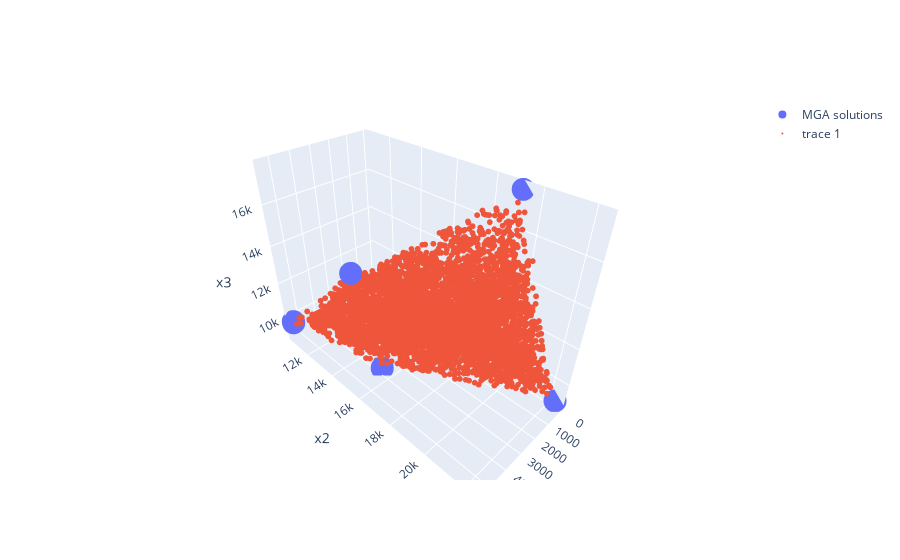

Write notebook code for a chart like this one.
### Code cell
fig = go.Figure()


fig.add_trace(go.Scatter3d(x=data_detail_full[:,0],
                          y=data_detail_full[:,1],
                          z=data_detail_full[:,2],
                          mode='markers',name='MGA solutions'))

fig.add_trace(go.Scatter3d(x=interior_points_full[:,0],
                          y=interior_points_full[:,1],
                          z=interior_points_full[:,2],
                          mode='markers',marker=dict(size=2)))

"""
fig.add_trace(go.Scatter(y=[inital_solution[0]+inital_solution[1]],
                          x=[inital_solution[2]],
                          #z=[np.mean(data_detail_sum,axis=0)[2]],
                          mode='markers',name='Initial_solution'))


                          
                          
fig.add_trace(go.Scatter3d(x=hull.points[np.append(hull.vertices,hull.vertices[0])][:,0],
                          y=hull.points[np.append(hull.vertices,hull.vertices[0])][:,1],
                          z=hull.points[np.append(hull.vertices,hull.vertices[0])][:,2],
                          mode='lines'))
                          """
fig.update_layout(scene = dict(
                    xaxis_title='x1',
                    yaxis_title='x2',
                    zaxis_title='x3'))
fig.show()

### Figure 1 — Plotly figure (JSON) as saved in the notebook; plotly's stock layout.template omitted (floating-point values rounded to 4 significant figures; data arrays with more than 128 entries replaced by an {"elided": "..."} marker saying what was removed)
{"data": [{"mode": "markers", "name": "MGA solutions", "type": "scatter3d", "x": [0, 5494.0, 3879.0, 5508.0, 0, 0, 0, 0, 0, 3943.0, 0, 0, 0, 5508.0, 0, 0, 0, 0, 0, 0, 0, 0], "y": [19240.0, 10730.0, 15460.0, 10770.0, 22280.0, 19240.0, 19240.0, 19240.0, 22280.0, 13770.0, 19240.0, 19240.0, 19240.0, 10770.0, 19240.0, 19240.0, 22280.0, 22280.0, 22280.0, 19240.0, 19240.0, 19240.0], "z": [17660.0, 9814.0, 8814.0, 9775.0, 8911.0, 17660.0, 10580.0, 10580.0, 8911.0, 13360.0, 17660.0, 17660.0, 10580.0, 9775.0, 10580.0, 10580.0, 8911.0, 8911.0, 8911.0, 17660.0, 17660.0, 17660.0]}, {"marker": {"size": 2}, "mode": "markers", "type": "scatter3d", "x": {"elided": "4998 float values"}, "y": {"elided": "4998 float values"}, "z": {"elided": "4998 float values"}}], "layout": {"scene": {"xaxis": {"title": {"text": "x1"}}, "yaxis": {"title": {"text": "x2"}}, "zaxis": {"title": {"text": "x3"}}}}}
